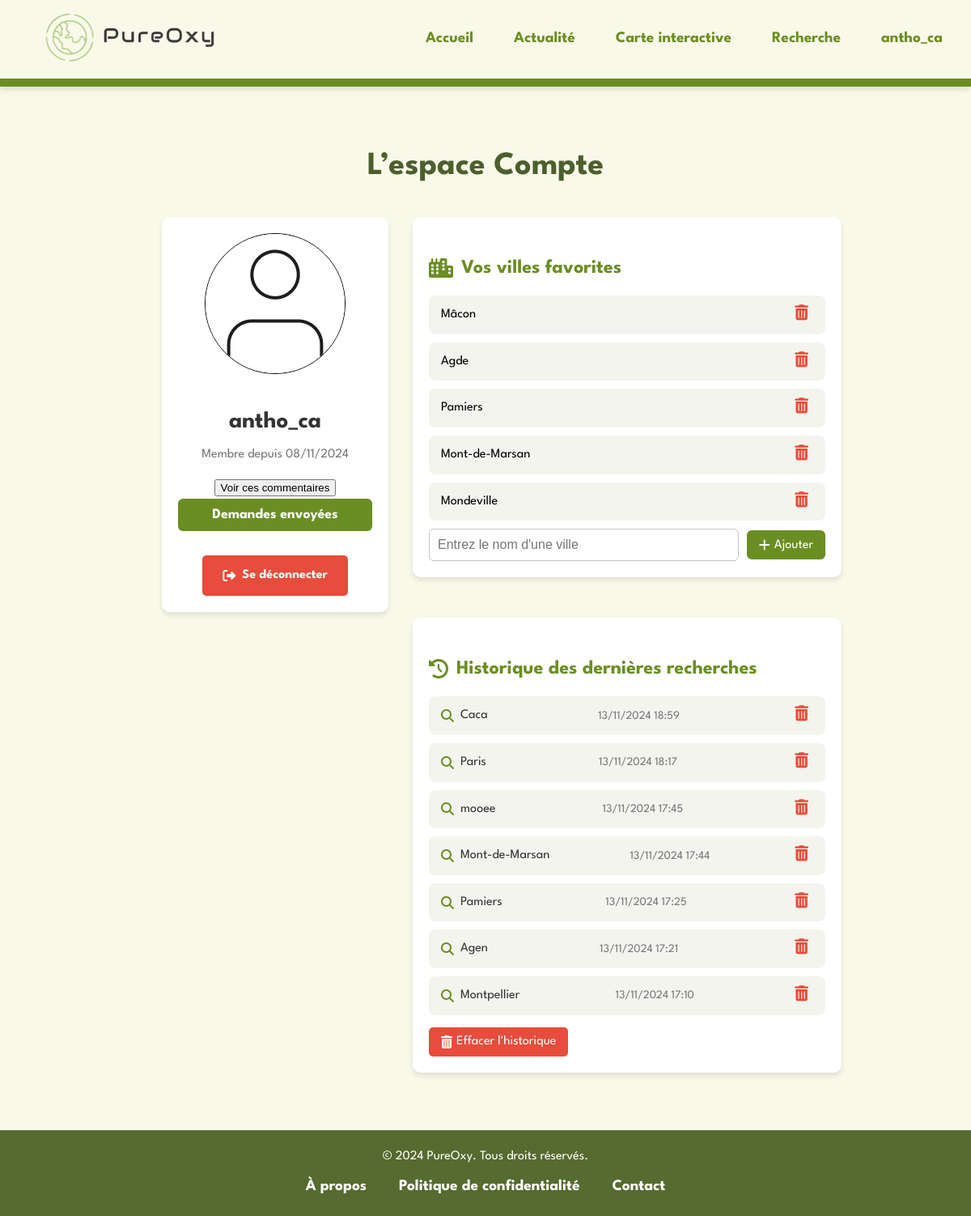
Screenshot of /pages/compte.php (signed in) with the database file from the repository.
### tables this page shows
CREATE TABLE IF NOT EXISTS `users` (
  `id` int NOT NULL AUTO_INCREMENT,
  `username` varchar(50) NOT NULL,
  `password` varchar(255) NOT NULL,
  `created_at` timestamp NULL DEFAULT CURRENT_TIMESTAMP,
  `profile_picture` varchar(255) DEFAULT '../images/user.png',
  `email` varchar(255) NOT NULL,
  PRIMARY KEY (`id`),
  UNIQUE KEY `username` (`username`)
);

CREATE TABLE IF NOT EXISTS `favorite_cities` (
  `id` int NOT NULL AUTO_INCREMENT,
  `user_id` int NOT NULL,
  `city_name` varchar(255) NOT NULL,
  PRIMARY KEY (`id`),
  KEY `user_id` (`user_id`)
);

CREATE TABLE IF NOT EXISTS `search_history` (
  `id` int NOT NULL AUTO_INCREMENT,
  `user_id` int NOT NULL,
  `search_query` varchar(255) NOT NULL,
  `search_date` timestamp NULL DEFAULT CURRENT_TIMESTAMP,
  PRIMARY KEY (`id`),
  KEY `user_id` (`user_id`)
);

### pages/compte.php (the view, shortened to what this page needs)
<?php
require '../bd/bd.php';
if (isset($_SESSION['user_id'])) {
    $user_id = $_SESSION['user_id'];
    $stmt = $conn->prepare("SELECT search_query, search_date FROM search_history WHERE user_id = ? ORDER BY search_date DESC LIMIT 7");
    $stmt->bind_param("i", $user_id);
    $stmt->execute();
    $result = $stmt->get_result();
    $search_history = $result->fetch_all(MYSQLI_ASSOC);
    $stmt = $conn->prepare("SELECT city_name FROM favorite_cities WHERE user_id = ?");
    $stmt->bind_param("i", $user_id);
    $stmt->execute();
    $cities_result = $stmt->get_result();
    $favorite_cities = $cities_result->fetch_all(MYSQLI_ASSOC);
}
if (isset($_SESSION['user_id'])) {
    $user_id = $_SESSION['user_id'];
    $stmt = $conn->prepare("SELECT * FROM users WHERE id = ?");
    $stmt->bind_param("i", $user_id);
    $stmt->execute();
    $user_result = $stmt->get_result();
    $user = $user_result->fetch_assoc();
    $stmt = $conn->prepare("SELECT search_query, search_date FROM search_history WHERE user_id = ? ORDER BY search_date DESC LIMIT 10");
    $stmt->bind_param("i", $user_id);
    $stmt->execute();
    $history_result = $stmt->get_result();
    $search_history = $history_result->fetch_all(MYSQLI_ASSOC);
}
?>
<!DOCTYPE html>
<html lang="fr">
<head>
    <link rel="stylesheet" href="https://cdnjs.cloudflare.com/ajax/libs/font-awesome/6.4.0/css/all.min.css" />
    <link rel="stylesheet" href="../styles/style.css">
    <link rel="stylesheet" href="../styles/includes.css">
</head>
<body>
<?php include '../includes/header.php'; ?>
<div class="compte-container">
    <h1>L’espace Compte</h1>
    <?php if (isset($_SESSION['user_id'])): ?>
        <div class="dashboard">
            <div class="profile-card">
                <div class="profile-avatar">
                    <img src="../images/user.png" alt="Photo de profil">
                </div>
                <div class="profile-info">
                    <h2><?= htmlspecialchars($_SESSION['username']) ?></h2>
                    <p>Membre depuis <?= isset($user['created_at']) ? date('d/m/Y', strtotime($user['created_at'])) : 'Date inconnue' ?></p>
                    <button id="view-comments-button">Voir ces commentaires</button>
                    <button id="view-requests-button">Demandes envoyées</button>
                    <a href="deconnecter.php" class="logout-button"><i class="fas fa-sign-out-alt"></i> Se déconnecter</a>
                </div>
            </div>
            <div class="dashboard-content">
                <div class="favorite-cities-section">
                    <h3><i class="fas fa-city"></i> Vos villes favorites</h3>
                    <?php if (!empty($favorite_cities)): ?>
                        <ul class="favorite-cities-list">
                            <?php foreach ($favorite_cities as $city): ?>
                                <li>
                                    <a href="../fonctionnalites/details.php?ville=<?= urlencode($city['city_name']) ?>" class="favorite-link">
                                        <?= htmlspecialchars($city['city_name']) ?>
                                    </a>
                                    <form method="post" class="delete-city-form">
                                        <button type="submit" name="delete_favorite_city"><i class="fas fa-trash-alt"></i></button>
                                    </form>
                                </li>
                            <?php endforeach; ?>
                        </ul>
                    <?php else: ?>
                        <p>Vous n'avez pas encore ajouté de villes favorites.</p>
                    <?php endif; ?>
                    <form method="post" class="favorite-city-form" id="favorite-city-form">
                        <input type="text" id="favorite-city-input" placeholder="Entrez le nom d'une ville" autocomplete="off" required>
                        <button type="submit" name="add_favorite_city" id="add-favorite-button" disabled><i class="fas fa-plus"></i> Ajouter</button>
                    </form>
                </div>
                <div class="history-section">
                    <h3><i class="fas fa-history"></i> Historique des dernières recherches</h3>
                    <?php if (!empty($search_history)): ?>
                        <ul class="history-list">
                            <?php foreach ($search_history as $search): ?>
                                <li>
                                    <a href="../fonctionnalites/details.php?ville=<?= urlencode($search['search_query']) ?>" class="search-query">
                                        <i class="fas fa-search"></i> <?= htmlspecialchars($search['search_query']) ?>
                                    </a>
                                    <span class="search-date"><?= date('d/m/Y H:i', strtotime($search['search_date'])) ?></span>
                                    <form method="post" class="delete-search-form">
                                        <button type="submit" name="delete_search"><i class="fas fa-trash-alt"></i></button>
                                    </form>
                                </li>
                            <?php endforeach; ?>
                        </ul>
                        <form method="post" class="clear-history-form" id="clear-history-form">
                            <button type="submit" name="clear_history" class="clear-history-button"><i class="fas fa-trash-alt"></i> Effacer l'historique</button>
                        </form>
                    <?php else: ?>
                        <p>Vous n'avez pas encore effectué de recherches.</p>
                    <?php endif; ?>
                </div>
            </div>
        </div>
    <?php endif; ?>
</div>
<?php include '../includes/footer.php'; ?>
</body>
</html>

### includes/header.php
<?php
$baseUrl = $_SERVER['REQUEST_SCHEME'] . '://' . $_SERVER['HTTP_HOST'] . '/PUREOXY/';
?>
<header>
    <div id="header" class="container">
        <div id="logo">
            <a href="<?php echo $baseUrl; ?>index.php">
                <img src="<?php echo $baseUrl; ?>images/logo.png" alt="PureOxy Logo">
            </a>
        </div>
        <nav>
            <ul>
                <li><a href="<?php echo $baseUrl; ?>index.php">Accueil</a></li>
                <li><a href="<?php echo $baseUrl; ?>pages/actualite.php">Actualité</a></li>
                <li><a href="<?php echo $baseUrl; ?>fonctionnalites/carte.php">Carte interactive</a></li>
                <li><a href="<?php echo $baseUrl; ?>fonctionnalites/recherche.php">Recherche</a></li>
                <?php if (isset($_SESSION['username'])): ?>
                    <li><a href="<?php echo $baseUrl; ?>pages/compte.php"><?php echo htmlspecialchars($_SESSION['username']); ?></a></li>
                <?php else: ?>
                    <li><a href="<?php echo $baseUrl; ?>pages/compte.php">Compte</a></li>
                <?php endif; ?>
            </ul>
        </nav>
    </div>
</header>

### includes/footer.php
<?php
$baseUrl = $_SERVER['REQUEST_SCHEME'] . '://' . $_SERVER['HTTP_HOST'] . '/PUREOXY/';
?>
<footer>
    <div id="footer" class="container">
        <p>© 2024 PureOxy. Tous droits réservés.</p>
        <nav>
            <ul>
                <li><a href="<?php echo $baseUrl; ?>pages/a-propos.php">À propos</a></li>
                <li><a href="<?php echo $baseUrl; ?>pages/politique-confidentialite.php">Politique de confidentialité</a></li>
                <li><a href="<?php echo $baseUrl; ?>pages/contact.php">Contact</a></li>
            </ul>
        </nav>
    </div>
</footer>

### styles/style.css (style rules this page uses)
body { font-family: 'League Spartan', sans-serif; background-color: #f9f9e9; color: #7A8B6B; margin: 0; padding: 0; line-height: 1.6; font-size: 16px; }
html, body { height: 100%; margin: 0; }
.container { max-width: 1200px; margin: 0 auto; padding: 0 20px; }
#logo img { width: 300px;!important; height: auto;!important; margin-right: 20px;!important; }
nav ul { list-style: none; margin: 0; padding: 0; display: flex; gap: 20px; }
nav ul li { display: inline; }
nav ul li a { color: #6b8e23; text-decoration: none; font-size: 1.2em; font-weight: bold; padding: 10px 15px; border-radius: 5px; }
a { color : #2d6a4f; }
h2 { font-size: 2.5em; margin-bottom: 20px; color: darkolivegreen; text-align: center; font-weight: bold; }
.compte-container { max-width: 500px; margin: 0 auto; padding: 40px 20px; text-align: center; }
.compte-container h1 { font-size: 2.5em; color: #4c5f2d; margin-bottom: 30px; }
.history-list .search-query { color: #333; display: flex; align-items: center; text-decoration: none; }
.history-list .search-query i { margin-right: 8px; color: #6b8e23; }
.compte-container { max-width: 800px; margin: 0 auto; padding: 40px 20px; text-align: center; }
.dashboard { display: flex; flex-direction: row; align-items: flex-start; margin-top: 30px; gap :30px; }
.dashboard-content { width: 65%; display: flex; flex-direction: column; gap: 20px; }
.profile-card { background-color: #ffffff; flex: 0 0 30%; max-width: 300px; padding: 20px; border-radius: 10px; box-shadow: 0 4px 6px rgba(0, 0, 0, 0.1); }
.profile-card img { border-radius: 100px; border : black solid 1px; }
.profile-avatar { font-size: 4em; color: #6b8e23; text-align: center; }
.profile-info h2 { font-size: 1.8em; color: #333; margin: 0; }
.profile-info p { color: #777; margin-top: 5px; }
.history-list .search-date { color: #777; font-size: 0.9em; }
.clear-history-form { margin-top: 15px; text-align: right; }
.clear-history-button { font-family: "League Spartan", sans-serif; background-color: #e74c3c; color: #fff; padding: 10px 15px; border: none; border-radius: 5px; cursor: pointer; font-size: 1em; display: flex; align-items: center; }
.clear-history-button i { margin-right: 5px; }
.logout-button { margin-top: 30px; padding: 12px 25px; background-color: #e74c3c; color: #fff; text-decoration: none; border-radius: 5px; font-size: 1em; font-weight: bold; display: inline-flex; align-items: center; transition: background-color 0.3s; }
.logout-button i { margin-right: 8px; }
.favorite-cities-section, .history-section { width: 100%; max-width: 600px; background-color: #ffffff; padding: 20px; margin-bottom: 30px; border-radius: 10px; box-shadow: 0 4px 6px rgba(0, 0, 0, 0.1); text-align: left; }
.favorite-cities-section h3, .history-section h3 { font-size: 1.5em; color: #6b8e23; margin-bottom: 15px; display: flex; align-items: center; }
.favorite-cities-section h3 i, .history-section h3 i { margin-right: 10px; }
.favorite-cities-list , .history-list { list-style: none; padding: 0; margin: 0; }
.favorite-cities-list li, .history-list li { background-color: #f3f4ed; padding: 10px 15px; margin-bottom: 10px; border-radius: 8px; display: flex; justify-content: space-between; align-items: center; }
.favorite-cities-list li span , .history-list li span { font-size: 1.1em; color: #333; }
.delete-city-form , .delete-search-form { margin: 0; }
.delete-city-form button, .delete-search-form button { background: none; border: none; color: #e74c3c; cursor: pointer; font-size: 1.2em; }
.favorite-city-form, .history-city-form { display: flex; align-items: center; gap: 10px; position: relative; }
.favorite-city-form input[type="text"] { flex: 1; padding: 10px; border: 1px solid #c4c4c4; border-radius: 6px; font-size: 1em; }
.favorite-city-form button { font-family: "League Spartan", sans-serif; padding: 10px 15px; background-color: #6b8e23; color: #fff; border: none; border-radius: 6px; cursor: pointer; font-size: 1em; display: flex; align-items: center; }
.favorite-city-form button i { margin-right: 5px; }
.favorite-link { color : black; text-decoration: none; }
#view-requests-button { width: 100%; padding: 12px; background-color: #6b8e23; color: #fff; border: none; border-radius: 6px; cursor: pointer; font-size: 1.1em; font-weight: bold; font-family: 'League Spartan', sans-serif; }

### rows the page displays
users: created_at "08/11/2024"
favorite_cities: city_name "Mâcon"
favorite_cities: city_name "Agde"
favorite_cities: city_name "Pamiers"
favorite_cities: city_name "Mont-de-Marsan"
favorite_cities: city_name "Mondeville"
search_history: search_query "Caca", search_date "13/11/2024 18:59"
search_history: search_query "Paris", search_date "13/11/2024 18:17"
search_history: search_query "mooee", search_date "13/11/2024 17:45"
search_history: search_query "Mont-de-Marsan", search_date "13/11/2024 17:44"
search_history: search_query "Pamiers", search_date "13/11/2024 17:25"
search_history: search_query "Agen", search_date "13/11/2024 17:21"
search_history: search_query "Montpellier", search_date "13/11/2024 17:10"

### other values shown
$_SESSION['username'] "antho_ca"
